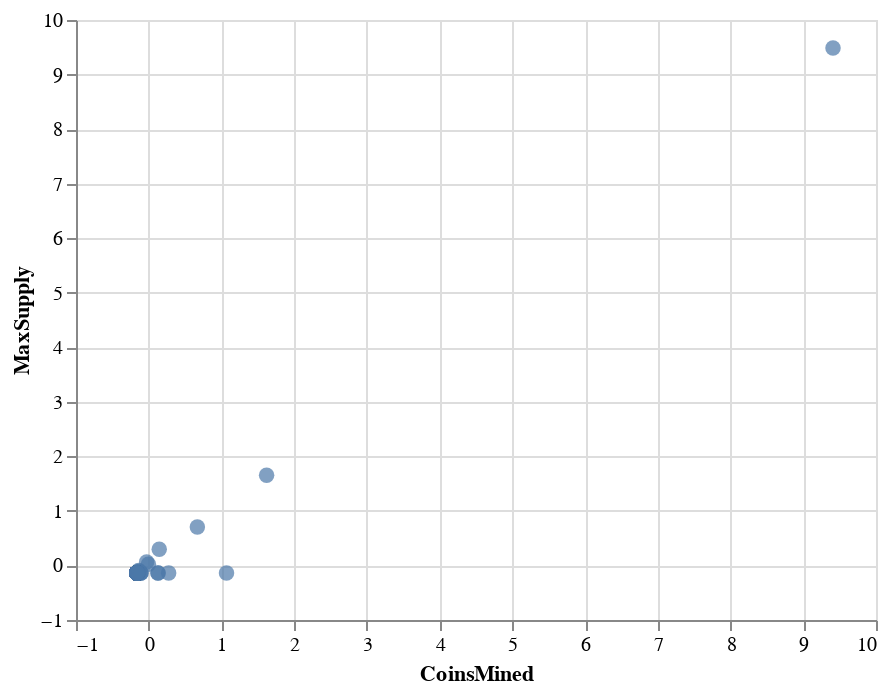

Here is the notebook cell this chart was saved with:
### Code cell
alt.Chart(scatter_df).mark_circle(size=60).encode(
    x='CoinsMined',
    y='MaxSupply',
    tooltip=['CoinName']
).interactive()

### Figure 1 — Vega-Lite specification as saved in the notebook (floating-point values rounded to 4 significant figures)
{"config": {"view": {"continuousWidth": 400, "continuousHeight": 300}}, "data": {"name": "data-a7bbb19e1089adca195481504167484c"}, "mark": {"type": "circle", "size": 60}, "encoding": {"tooltip": [{"type": "nominal", "field": "CoinName"}], "x": {"type": "quantitative", "field": "CoinsMined"}, "y": {"type": "quantitative", "field": "MaxSupply"}}, "selection": {"selector027": {"type": "interval", "bind": "scales", "encodings": ["x", "y"]}}, "$schema": "https://vega.github.io/schema/vega-lite/v4.8.1.json", "datasets": {"data-a7bbb19e1089adca195481504167484c": [{"CoinsMined": -0.1627, "MaxSupply": -0.1399, "CoinName": "NovaCoin"}, {"CoinsMined": -0.1627, "MaxSupply": -0.1399, "CoinName": "CounterParty"}, {"CoinsMined": -0.1062, "MaxSupply": -0.1399, "CoinName": "NuShares"}, {"CoinsMined": -0.162, "MaxSupply": -0.1399, "CoinName": "MonaCoin"}, {"CoinsMined": -0.1627, "MaxSupply": -0.1399, "CoinName": "Triangles Coin"}, {"CoinsMined": -0.1623, "MaxSupply": -0.1399, "CoinName": "Emercoin"}, {"CoinsMined": -0.1627, "MaxSupply": -0.1399, "CoinName": "CometCoin"}, {"CoinsMined": -0.1531, "MaxSupply": -0.1301, "CoinName": "OpenChat"}, {"CoinsMined": -0.1567, "MaxSupply": -0.1399, "CoinName": "Amber"}, {"CoinsMined": -0.1609, "MaxSupply": -0.1399, "CoinName": "Pura"}, {"CoinsMined": -0.1627, "MaxSupply": -0.1396, "CoinName": "Bitcoin Private"}, {"CoinsMined": -0.1531, "MaxSupply": -0.1301, "CoinName": "Kcash"}, {"CoinsMined": -0.1622, "MaxSupply": -0.1373, "CoinName": "Beam"}, {"CoinsMined": -0.1074, "MaxSupply": -0.1399, "CoinName": "V Systems"}, {"CoinsMined": -0.1492, "MaxSupply": -0.1399, "CoinName": "Beldex"}, {"CoinsMined": 0.1291, "MaxSupply": -0.1399, "CoinName": "Nervos Network"}, {"CoinsMined": -0.1626, "MaxSupply": -0.1397, "CoinName": "MimbleWimbleCoin"}, {"CoinsMined": -0.1584, "MaxSupply": -0.1399, "CoinName": "Buxcoin"}, {"CoinsMined": -0.1531, "MaxSupply": -0.1301, "CoinName": "Acute Angle Cloud"}, {"CoinsMined": -0.1618, "MaxSupply": -0.1389, "CoinName": "Primas"}, {"CoinsMined": -0.1623, "MaxSupply": -0.139, "CoinName": "HyperCash"}, {"CoinsMined": -0.1623, "MaxSupply": -0.1399, "CoinName": "Loki"}, {"CoinsMined": -0.1626, "MaxSupply": -0.1399, "CoinName": "AEON"}, {"CoinsMined": -0.1627, "MaxSupply": -0.1397, "CoinName": "Bitcoin Vault"}, {"CoinsMined": -0.1626, "MaxSupply": -0.1397, "CoinName": "Bitcoin ABC"}, {"CoinsMined": 1.07, "MaxSupply": -0.1399, "CoinName": "Dogecoin"}, {"CoinsMined": -0.1622, "MaxSupply": -0.1389, "CoinName": "BlackCoin"}, {"CoinsMined": -0.1626, "MaxSupply": -0.1397, "CoinName": "Auroracoin"}, {"CoinsMined": 9.409, "MaxSupply": 9.486, "CoinName": "BitTorrent"}, {"CoinsMined": -0.1627, "MaxSupply": -0.1399, "CoinName": "SaluS"}, {"CoinsMined": -0.02879, "MaxSupply": 0.06434, "CoinName": "DigiByte"}, {"CoinsMined": -0.1626, "MaxSupply": -0.1397, "CoinName": "Bitcoin SV"}, {"CoinsMined": -0.1626, "MaxSupply": -0.1399, "CoinName": "Namecoin"}, {"CoinsMined": -0.1378, "MaxSupply": -0.09124, "CoinName": "SmartCash"}, {"CoinsMined": 1.621, "MaxSupply": 1.654, "CoinName": "ByteCoin"}, {"CoinsMined": -0.1626, "MaxSupply": -0.1397, "CoinName": "Bitcoin Cash"}, {"CoinsMined": -0.158, "MaxSupply": -0.1399, "CoinName": "Aion"}, {"CoinsMined": -0.1614, "MaxSupply": -0.1399, "CoinName": "Lisk"}, {"CoinsMined": -0.1616, "MaxSupply": -0.1378, "CoinName": "Ethereum Classic"}, {"CoinsMined": -0.1613, "MaxSupply": -0.1399, "CoinName": "ARK"}, {"CoinsMined": -0.1543, "MaxSupply": -0.1399, "CoinName": "ICON Project"}, {"CoinsMined": -0.1621, "MaxSupply": -0.139, "CoinName": "Litecoin"}, {"CoinsMined": -0.1615, "MaxSupply": -0.1379, "CoinName": "Komodo"}, {"CoinsMined": -0.1583, "MaxSupply": -0.1301, "CoinName": "INT"}, {"CoinsMined": -0.1622, "MaxSupply": -0.1399, "CoinName": "Grin"}, {"CoinsMined": -0.1611, "MaxSupply": -0.1382, "CoinName": "Binance Coin"}, {"CoinsMined": -0.1602, "MaxSupply": -0.1399, "CoinName": "QuarkCoin"}, {"CoinsMined": -0.1624, "MaxSupply": -0.1389, "CoinName": "Expanse"}, {"CoinsMined": -0.1624, "MaxSupply": -0.1394, "CoinName": "MegaCoin"}, {"CoinsMined": -0.1606, "MaxSupply": -0.1358, "CoinName": "PotCoin"}, {"CoinsMined": -0.1577, "MaxSupply": -0.1235, "CoinName": "Gulden"}, {"CoinsMined": -0.1611, "MaxSupply": -0.1399, "CoinName": "Rise"}, {"CoinsMined": -0.1608, "MaxSupply": -0.1378, "CoinName": "Bitcoin Diamond"}, {"CoinsMined": -0.1606, "MaxSupply": -0.1399, "CoinName": "Einsteinium"}, {"CoinsMined": -0.1623, "MaxSupply": -0.1399, "CoinName": "Ubiq"}, {"CoinsMined": 0.126, "MaxSupply": -0.1399, "CoinName": "Reddcoin"}, {"CoinsMined": -0.1626, "MaxSupply": -0.1397, "CoinName": "SibCoin"}, {"CoinsMined": -0.1626, "MaxSupply": -0.1397, "CoinName": "Bitcoin Gold"}, {"CoinsMined": -0.162, "MaxSupply": -0.1388, "CoinName": "Groestlcoin"}, {"CoinsMined": -0.1135, "MaxSupply": -0.1399, "CoinName": "DigitalNote "}, {"CoinsMined": -0.1625, "MaxSupply": -0.1399, "CoinName": "ViaCoin"}, {"CoinsMined": -0.1569, "MaxSupply": -0.1312, "CoinName": "SysCoin"}, {"CoinsMined": -0.1605, "MaxSupply": -0.1366, "CoinName": "FeatherCoin"}, {"CoinsMined": -0.1626, "MaxSupply": -0.1396, "CoinName": "IOCoin"}, {"CoinsMined": -0.154, "MaxSupply": -0.1301, "CoinName": "WhiteCoin"}, {"CoinsMined": -0.1627, "MaxSupply": -0.1399, "CoinName": "CloakCoin"}, {"CoinsMined": -0.1531, "MaxSupply": -0.1399, "CoinName": "Achain"}, {"CoinsMined": -0.004135, "MaxSupply": 0.02112, "CoinName": "Verge"}, {"CoinsMined": -0.1423, "MaxSupply": -0.1189, "CoinName": "BurstCoin"}, {"CoinsMined": 0.2741, "MaxSupply": -0.1399, "CoinName": "Siacoin"}, {"CoinsMined": -0.16, "MaxSupply": -0.1399, "CoinName": "Poa Network"}, {"CoinsMined": -0.1469, "MaxSupply": -0.1378, "CoinName": "Bytom"}, {"CoinsMined": -0.1627, "MaxSupply": -0.1399, "CoinName": "BlockNet"}, {"CoinsMined": -0.1626, "MaxSupply": -0.1397, "CoinName": "Horizen"}, {"CoinsMined": -0.1531, "MaxSupply": -0.1301, "CoinName": "Nxt"}, {"CoinsMined": -0.1626, "MaxSupply": -0.1399, "CoinName": "Shift"}, {"CoinsMined": -0.1621, "MaxSupply": -0.1399, "CoinName": "NavCoin"}, {"CoinsMined": -0.1621, "MaxSupply": -0.1391, "CoinName": "Nexus"}, {"CoinsMined": 0.6686, "MaxSupply": 0.7033, "CoinName": "VeChain"}, {"CoinsMined": -0.1618, "MaxSupply": -0.1388, "CoinName": "QTUM"}, {"CoinsMined": -0.1627, "MaxSupply": -0.1399, "CoinName": "Private Instant Verified Transaction"}, {"CoinsMined": -0.1626, "MaxSupply": -0.1397, "CoinName": "ZCash"}, {"CoinsMined": -0.1622, "MaxSupply": -0.139, "CoinName": "Vertcoin"}, {"CoinsMined": -0.1615, "MaxSupply": -0.1386, "CoinName": "Nano"}, {"CoinsMined": -0.1531, "MaxSupply": -0.1399, "CoinName": "Ontology"}, {"CoinsMined": -0.1627, "MaxSupply": -0.1397, "CoinName": "Dash"}, {"CoinsMined": -0.1626, "MaxSupply": -0.1399, "CoinName": "Monero"}, {"CoinsMined": -0.1626, "MaxSupply": -0.1397, "CoinName": "Decred"}, {"CoinsMined": -0.1591, "MaxSupply": -0.1399, "CoinName": "Steem"}, {"CoinsMined": -0.1338, "MaxSupply": -0.1048, "CoinName": "Bitshares"}, {"CoinsMined": -0.1626, "MaxSupply": -0.1397, "CoinName": "Bitcoin"}, {"CoinsMined": -0.1616, "MaxSupply": -0.1399, "CoinName": "Ethereum"}, {"CoinsMined": -0.1617, "MaxSupply": -0.1399, "CoinName": "Waves"}, {"CoinsMined": 0.1445, "MaxSupply": 0.2977, "CoinName": "Cardano"}, {"CoinsMined": -0.1528, "MaxSupply": -0.1399, "CoinName": "EOS"}]}}
